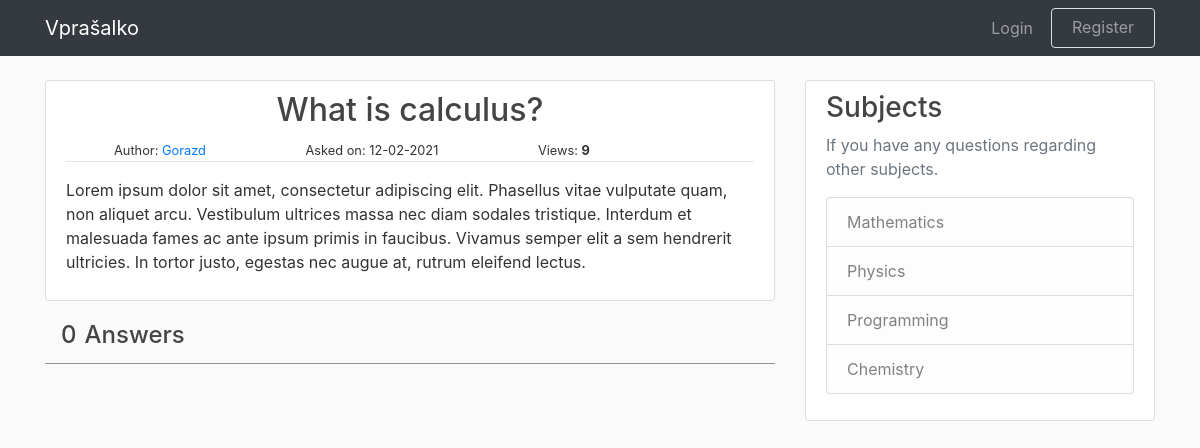
The page /question/9 on the database as committed earlier.
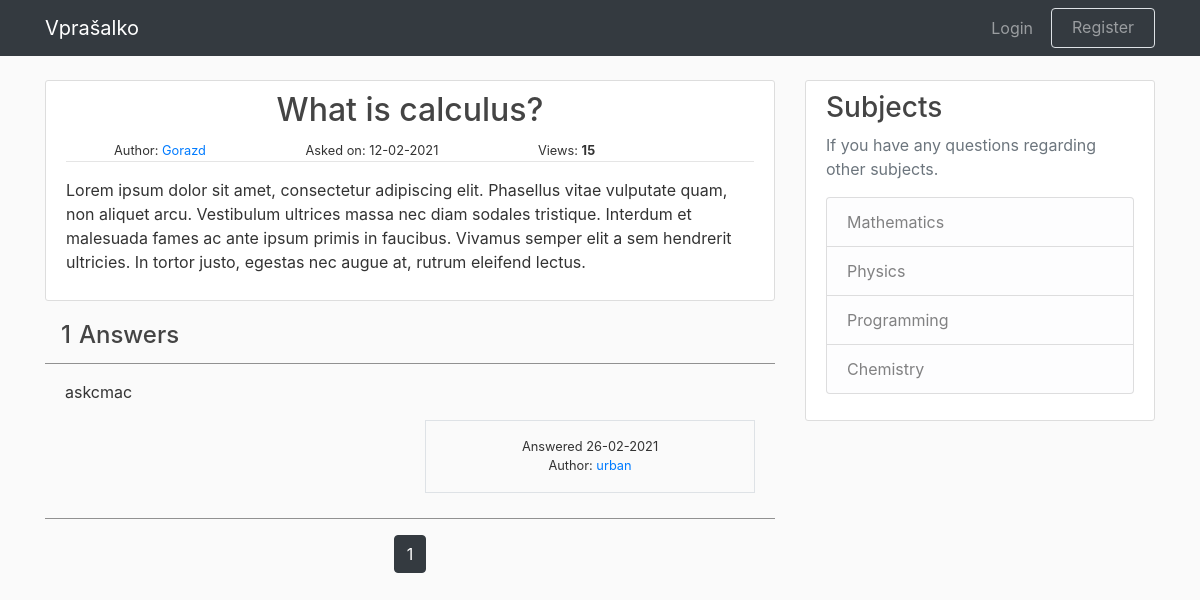
The same page on the database as committed later.
### application/models.py (models this page shows, shortened)
class Question(db.Model, UserMixin):
    id = db.Column(db.Integer, primary_key=True)
    title = db.Column(db.String(100), nullable=False)
    date_posted = db.Column(
        db.DateTime, nullable=False, default=datetime.utcnow
    )
    content = db.Column(db.Text, nullable=False)
    views = db.Column(db.Integer, default=0)
    num_answers = db.Column(db.Integer, default=0)
    user_id = db.Column(db.Integer, db.ForeignKey('user.id'), nullable=False)
    answers = db.relationship(
        "Answer", backref="title", lazy=True, cascade="all, delete-orphan"
    )

class Answer(db.Model, UserMixin):
    id = db.Column(db.Integer, primary_key=True)
    date_posted = db.Column(
        db.DateTime, nullable=False, default=datetime.utcnow
    )
    answer = db.Column(db.Text, nullable=False)
    question_id = db.Column(
        db.Integer, db.ForeignKey("question.id"), nullable=False
    )
    user_id = db.Column(db.Integer, db.ForeignKey("user.id"), nullable=False)

class User(db.Model, UserMixin):
    id = db.Column(db.Integer, primary_key=True)
    username = db.Column(db.String(15), unique=True, nullable=False)
    email = db.Column(db.String(120), unique=True, nullable=False)
    password = db.Column(db.String(20), nullable=False)
    description = db.Column(
        db.String(300), nullable=False, default="No description yet."
    )
    questions = db.relationship('Question', backref='author', lazy=True)
    answers = db.relationship('Answer', backref='author', lazy=True)

### application/routes.py (the view, shortened to what this page needs)
@app.route("/question/<int:question_id>", methods=['GET', 'POST'])
def question_post(question_id):
    question = Question.query.get_or_404(question_id)
    page = request.args.get("page", default=1, type=int)
    answers = (
        Answer.query
        .filter_by(question_id=question.id)
        .order_by(Answer.date_posted.desc())
        .paginate(page=page, per_page=3)
    )
    question.views += 1
    db.session.commit()
    form = AnswerForm()
    return render_template(
        'question.html', title="Question",
        question=question, form=form, answers=answers
    )

### application/templates/question.html (shortened to what this page needs)
{% extends "layout.html" %}
{% block content %}
    <div class="col-md-8 pd-0 mg-0">
        <article class="media content-section">
            <div class="media-body">
                <div class="article-metadata">
                    <h1 class="question-title">{{ question.title }}</h1>
                        <small class="ml-5 mr-5">
                            Author:
                            <a class="mr-auto"
                            href="{{ url_for('user_profile', username=question.author.username) }}">
                                {{ question.author.username }}
                            </a>
                        </small>
                        <small class="mr-5 ml-5">
                            Asked on: {{ question.date_posted.strftime('%d-%m-%Y') }}
                        </small>
                        <small class="ml-5">Views: <b>{{ question.views }}</b></small>
                    <hr class="title-line">
                </div>
                <p class="article-content">{{ question.content }}</p>
            </div>
        </article>
        <div class="Forum-title">
            <span class="row ml-auto">
                <h4 class="ml-3">{{ answers.total }}</h4>
                <h4 class="ml-2"> Answers</h4>
            </span>
        </div>
        <hr class="answer-line">
        {% for answer in answers.items %}
        <article>
            <div class="answer">
                <p class="article-content">{{ answer.answer }}</p>
                <div class="article-metadata">
                    <div class="row">
                        <div class="col-md-6">
                        </div>
                        <div class="col-md-6 mr-auto">
                            <div class="answer-author border ">
                                <ul class="answer-info pl-0 mt-3">
                                    <li class="list-group">
                                        <small class="mr-5 ml-5">
                                            Answered {{ answer.date_posted.strftime('%d-%m-%Y') }}
                                        </small>
                                    </li>
                                    <li class="list-group">
                                        <small class="ml-5 mr-5">Author:
                                            <a class="mr-auto"
                                            href="{{ url_for(
                                                'user_profile',
                                                username=answer.author.username
                                            ) }}">
                                                {{ answer.author.username }}
                                            </a>
                                        </small>
                                    </li>
                                </ul>
                            </div>
                        </div>
                    </div>
                </div>
            </div>
            <hr class="answer-line">
        </article>
        {% endfor %}
        <div class="page-align">
            {% for page_num in answers.iter_pages(
                left_edge=1, right_edge=1, left_current=1, right_current=2
            ) %}
                {% if page_num %}
                    {% if answers.page == page_num %}
                        <a class="btn btn-dark mb-4"
                        href="{{ url_for('question_post', question_id=question.id, page=page_num) }}">
                            {{ page_num }}
                        </a>
                    {% else %}
                        <a class="btn btn-outline-dark mb-4"
                        href="{{ url_for('question_post', question_id=question.id, page=page_num) }}">
                            {{ page_num }}
                        </a>
                    {% endif %}
                {% else %}
                    ...
                {% endif %}
            {% endfor %}
        </div>
    </div>
    {% include "sidebar.html" %}
{% endblock content %}

Rows that differ between the two databases and show on the page:
changed Question "What is calculus?": views "9" → "15"
added Answer: answer "askcmac", date_posted "26-02-2021", author.username "urban"
Other text that changed with them:
{{ answers.total }}: "0" → "1"
new list line: "1"
